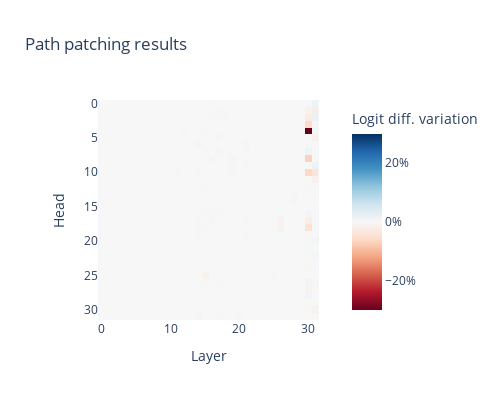

This figure's notebook cell:
### Code cell
filename = "./results/mistral_7b/resid_post_31.pt"
results_resid_post_31 = t.load(filename)
visualize_heatmap(results_resid_post_31)

### Figure 1 — Plotly figure (JSON) as saved in the notebook; plotly's stock layout.template omitted (floating-point values rounded to 4 significant figures; data arrays with more than 128 entries replaced by an {"elided": "..."} marker saying what was removed)
{"data": [{"coloraxis": "coloraxis", "hovertemplate": "Layer: %{x}<br>Head: %{y}<br>Logit diff. variation: %{z}<extra></extra>", "name": "0", "type": "heatmap", "xaxis": "x", "yaxis": "y", "z": {"elided": "32x32 float values"}}], "layout": {"coloraxis": {"cmid": 0, "colorbar": {"ticksuffix": "%", "title": {"text": "Logit diff. variation"}}, "colorscale": [[0, "rgb(103,0,31)"], [0.1, "rgb(178,24,43)"], [0.2, "rgb(214,96,77)"], [0.3, "rgb(244,165,130)"], [0.4, "rgb(253,219,199)"], [0.5, "rgb(247,247,247)"], [0.6, "rgb(209,229,240)"], [0.7, "rgb(146,197,222)"], [0.8, "rgb(67,147,195)"], [0.9, "rgb(33,102,172)"], [1, "rgb(5,48,97)"]]}, "height": 400, "title": {"text": "Path patching results "}, "width": 500, "xaxis": {"anchor": "y", "constrain": "domain", "domain": [0, 1], "scaleanchor": "y", "title": {"text": "Layer"}}, "yaxis": {"anchor": "x", "autorange": "reversed", "constrain": "domain", "domain": [0, 1], "title": {"text": "Head"}}}}
